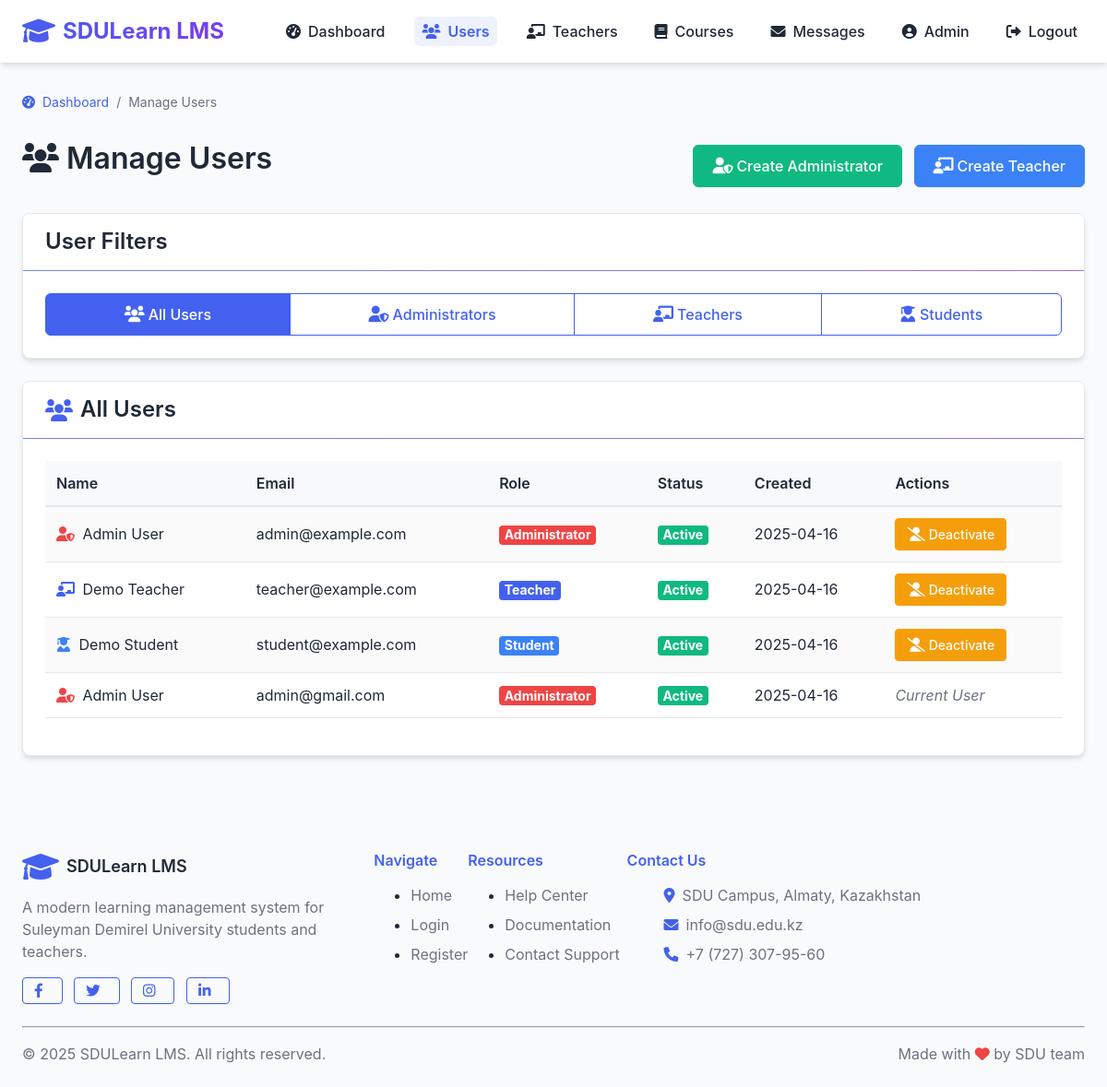
Screenshot of /admin/users (signed in) with the database file from the repository.
### lms/models/user.py (models this page shows, shortened)
class User(db.Model, UserMixin):
    __tablename__ = 'users'
    id = db.Column(db.Integer, primary_key=True)
    first_name = db.Column(db.String(50), nullable=False)
    last_name = db.Column(db.String(50), nullable=False)
    email = db.Column(db.String(120), unique=True, nullable=False)
    password_hash = db.Column(db.String(256), nullable=False)
    role_id = db.Column(db.Integer, db.ForeignKey('roles.id'), nullable=False)
    is_active = db.Column(db.Boolean, default=True)
    created_at = db.Column(db.DateTime, default=datetime.utcnow)
    updated_at = db.Column(db.DateTime, default=datetime.utcnow, onupdate=datetime.utcnow)
    certificate_path = db.Column(db.String(255), nullable=True, default=None)
    certificate_verified = db.Column(db.Boolean, nullable=True, default=False)
    certificate_submitted_at = db.Column(db.DateTime, nullable=True, default=None)
    created_courses = db.relationship('Course', backref='teacher', lazy='dynamic')
    enrollments = db.relationship('Enrollment', back_populates='student', lazy='dynamic')
    submissions = db.relationship('Submission', back_populates='student', lazy='dynamic')
    @property
    def password(self):
        raise AttributeError('Password is not a readable attribute')
    def is_admin(self):
        return self.role.name == 'admin'

### lms/routes/admin.py (the view)
@admin_bp.route('/users')
@login_required
@admin_required
def manage_users():
    role_filter = request.args.get('role', 'all')
    if role_filter == 'student':
        users = User.query.join(Role).filter(Role.name == 'student').all()
    elif role_filter == 'teacher':
        users = User.query.join(Role).filter(Role.name == 'teacher').all()
    elif role_filter == 'admin':
        users = User.query.join(Role).filter(Role.name == 'admin').all()
    else:
        users = User.query.all()
    return render_template('admin/users.html', users=users, current_filter=role_filter)

### app.py (called while the page is built)
@login_manager.user_loader
def load_user(user_id):
    return User.query.get(int(user_id))

### lms/routes/admin.py (called while the page is built)
def admin_required(f):
    @wraps(f)
    def decorated_function(*args, **kwargs):
        if not current_user.is_authenticated or not current_user.is_admin():
            flash('You do not have permission to access this page.', 'danger')
            return redirect(url_for('auth.login'))
        return f(*args, **kwargs)
    return decorated_function

### lms/templates/admin/users.html (shortened to what this page needs)
{% extends 'base.html' %}
{% block content %}
<div class="breadcrumb">
    <div class="breadcrumb-item"><a href="{{ url_for('admin.dashboard') }}"><i class="fas fa-tachometer-alt mr-1"></i> Dashboard</a></div>
    <div class="breadcrumb-item active">Manage Users</div>
</div>
<div class="d-flex justify-content-between align-items-center mb-4">
    <h1><i class="fas fa-users mr-2"></i>Manage Users</h1>
    <div>
        {% if current_filter == 'admin' or current_filter == 'all' %}
            <a href="{{ url_for('admin.create_admin') }}" class="btn btn-success mr-2">
                <i class="fas fa-user-shield mr-1"></i> Create Administrator
            </a>
        {% endif %}
        {% if current_filter == 'teacher' or current_filter == 'all' %}
            <a href="{{ url_for('admin.create_teacher') }}" class="btn btn-info">
                <i class="fas fa-chalkboard-teacher mr-1"></i> Create Teacher
            </a>
        {% endif %}
    </div>
</div>
<div class="card mb-4">
    <div class="card-header bg-primary text-white">
        <div class="d-flex justify-content-between align-items-center">
            <h3 class="mb-0">User Filters</h3>
        </div>
    </div>
    <div class="card-body">
        <div class="btn-group btn-group-lg w-100">
            <a href="{{ url_for('admin.manage_users', role='all') }}" class="btn {% if current_filter == 'all' %}btn-primary{% else %}btn-outline-primary{% endif %}">
                <i class="fas fa-users mr-1"></i> All Users
            </a>
            <a href="{{ url_for('admin.manage_users', role='admin') }}" class="btn {% if current_filter == 'admin' %}btn-primary{% else %}btn-outline-primary{% endif %}">
                <i class="fas fa-user-shield mr-1"></i> Administrators
            </a>
            <a href="{{ url_for('admin.manage_users', role='teacher') }}" class="btn {% if current_filter == 'teacher' %}btn-primary{% else %}btn-outline-primary{% endif %}">
                <i class="fas fa-chalkboard-teacher mr-1"></i> Teachers
            </a>
            <a href="{{ url_for('admin.manage_users', role='student') }}" class="btn {% if current_filter == 'student' %}btn-primary{% else %}btn-outline-primary{% endif %}">
                <i class="fas fa-user-graduate mr-1"></i> Students
            </a>
        </div>
    </div>
</div>
<div class="card">
    <div class="card-header">
        <h3 class="mb-0">
            {% if current_filter == 'admin' %}
                <i class="fas fa-user-shield mr-2"></i>Administrators
            {% elif current_filter == 'teacher' %}
                <i class="fas fa-chalkboard-teacher mr-2"></i>Teachers
            {% elif current_filter == 'student' %}
                <i class="fas fa-user-graduate mr-2"></i>Students
            {% else %}
                <i class="fas fa-users mr-2"></i>All Users
            {% endif %}
        </h3>
    </div>
    <div class="card-body">
        {% if users %}
            <div class="table-responsive">
                <table class="table table-striped">
                    <thead class="thead-light">
                        <tr>
                            <th>Name</th>
                            <th>Email</th>
                            <th>Role</th>
                            <th>Status</th>
                            <th>Created</th>
                            <th>Actions</th>
                        </tr>
                    </thead>
                    <tbody>
                        {% for user in users %}
                        <tr>
                            <td>
                                {% if user.role.name == 'admin' %}
                                    <i class="fas fa-user-shield text-danger mr-1"></i>
                                {% elif user.role.name == 'teacher' %}
                                    <i class="fas fa-chalkboard-teacher text-primary mr-1"></i>
                                {% else %}
                                    <i class="fas fa-user-graduate text-info mr-1"></i>
                                {% endif %}
                                {{ user.first_name }} {{ user.last_name }}
                            </td>
                            <td>{{ user.email }}</td>
                            <td>
                                {% if user.role.name == 'admin' %}
                                    <span class="badge badge-danger">Administrator</span>
                                {% elif user.role.name == 'teacher' %}
                                    <span class="badge badge-primary">Teacher</span>
                                {% else %}
                                    <span class="badge badge-info">Student</span>
                                {% endif %}
                            </td>
                            <td>
                                {% if user.is_active %}
                                    <span class="badge badge-success">Active</span>
                                {% else %}
                                    <span class="badge badge-danger">Inactive</span>
                                {% endif %}
                            </td>
                            <td>{% if user.created_at %}{{ user.created_at.strftime('%Y-%m-%d') }}{% else %}N/A{% endif %}</td>
                            <td>
                                {% if user.id != current_user.id %}
                                    {% if user.is_active %}
                                        <a href="{{ url_for('admin.toggle_user_status', user_id=user.id) }}"
                                           class="btn btn-sm btn-warning"
                                           onclick="return confirm('Are you sure you want to deactivate this user?')">
                                            <i class="fas fa-user-slash mr-1"></i> Deactivate
                                        </a>
                                    {% else %}
                                        <a href="{{ url_for('admin.toggle_user_status', user_id=user.id) }}"
                                           class="btn btn-sm btn-success"
                                           onclick="return confirm('Are you sure you want to activate this user?')">
                                            <i class="fas fa-user-check mr-1"></i> Activate
                                        </a>
                                    {% endif %}
                                {% else %}
                                    <span class="text-muted"><i>Current User</i></span>
                                {% endif %}
                            </td>
                        </tr>
                        {% endfor %}
                    </tbody>
                </table>
            </div>
        {% else %}
            <div class="alert alert-info">
                <i class="fas fa-info-circle mr-1"></i> No users found matching the selected criteria.
            </div>
        {% endif %}
    </div>
</div>
{% endblock %}

### lms/templates/base.html (shortened to what this page needs)
<!DOCTYPE html>
<html lang="en">
<head>
    <link rel="stylesheet" href="{{ url_for('static', filename='css/styles.css') }}">
    <link rel="stylesheet" href="https://cdnjs.cloudflare.com/ajax/libs/font-awesome/6.0.0-beta3/css/all.min.css">
</head>
<body>
    <nav class="navbar">
        <div class="container navbar-container">
            <a href="/" class="navbar-logo">
                <i class="fas fa-graduation-cap"></i> SDULearn LMS
            </a>
            <ul class="navbar-links" id="navbar-links">
                {% if current_user.is_authenticated %}
                    {% if current_user.is_admin() %}
                        <li><a href="{{ url_for('admin.dashboard') }}" {% if request.path.startswith('/admin/dashboard') %}class="active"{% endif %}><i class="fas fa-tachometer-alt"></i> Dashboard</a></li>
                        <li><a href="{{ url_for('admin.manage_users') }}" {% if request.path.startswith('/admin/users') %}class="active"{% endif %}><i class="fas fa-users"></i> Users</a></li>
                        <li><a href="{{ url_for('admin.manage_teachers') }}" {% if request.path.startswith('/admin/teachers') %}class="active"{% endif %}><i class="fas fa-chalkboard-teacher"></i> Teachers</a></li>
                        <li><a href="{{ url_for('admin.manage_courses') }}" {% if request.path.startswith('/admin/courses') %}class="active"{% endif %}><i class="fas fa-book"></i> Courses</a></li>
                        <li><a href="{{ url_for('messages.inbox') }}" {% if request.path.startswith('/messages') %}class="active"{% endif %}><i class="fas fa-envelope"></i> Messages
                        </a></li>
                    {% endif %}
                    <li><a href="{{ url_for('auth.profile') }}" {% if request.path.startswith('/auth/profile') %}class="active"{% endif %}><i class="fas fa-user-circle"></i> {{ current_user.first_name }}</a></li>
                    <li><a href="{{ url_for('auth.logout') }}"><i class="fas fa-sign-out-alt"></i> Logout</a></li>
                {% endif %}
            </ul>
        </div>
    </nav>
    <div class="container py-4">
        {% block content %}{% endblock %}
    </div>
    <footer class="bg-white py-4 mt-5 border-top">
        <div class="container">
            <div class="row">
                <div class="col-md-4">
                    <div class="d-flex align-items-center mb-3">
                        <i class="fas fa-graduation-cap text-primary mr-2" style="font-size: 2rem;"></i>
                        <h5 class="mb-0">SDULearn LMS</h5>
                    </div>
                    <p class="text-muted">A modern learning management system for Suleyman Demirel University students and teachers.</p>
                    <div class="mt-3">
                        <a href="#" class="btn btn-sm btn-outline-primary mr-2"><i class="fab fa-facebook-f"></i></a>
                        <a href="#" class="btn btn-sm btn-outline-primary mr-2"><i class="fab fa-twitter"></i></a>
                        <a href="#" class="btn btn-sm btn-outline-primary mr-2"><i class="fab fa-instagram"></i></a>
                        <a href="#" class="btn btn-sm btn-outline-primary"><i class="fab fa-linkedin-in"></i></a>
                    </div>
                </div>
                <div class="col-md-2">
                    <h6 class="mb-3 text-primary">Navigate</h6>
                    <ul class="list-unstyled">
                        <li class="mb-2"><a href="/" class="text-muted">Home</a></li>
                        <li class="mb-2"><a href="/auth/login" class="text-muted">Login</a></li>
                        <li class="mb-2"><a href="/auth/register" class="text-muted">Register</a></li>
                    </ul>
                </div>
                <div class="col-md-2">
                    <h6 class="mb-3 text-primary">Resources</h6>
                    <ul class="list-unstyled">
                        <li class="mb-2"><a href="#" class="text-muted">Help Center</a></li>
                        <li class="mb-2"><a href="#" class="text-muted">Documentation</a></li>
                        <li class="mb-2"><a href="#" class="text-muted">Contact Support</a></li>
                    </ul>
                </div>
                <div class="col-md-4">
                    <h6 class="mb-3 text-primary">Contact Us</h6>
                    <ul class="list-unstyled">
                        <li class="mb-2 d-flex align-items-center">
                            <i class="fas fa-map-marker-alt text-primary mr-2"></i>
                            <span class="text-muted">SDU Campus, Almaty, Kazakhstan</span>
                        </li>
                        <li class="mb-2 d-flex align-items-center">
                            <i class="fas fa-envelope text-primary mr-2"></i>
                            <span class="text-muted">info@sdu.edu.kz</span>
                        </li>
                        <li class="mb-2 d-flex align-items-center">
                            <i class="fas fa-phone text-primary mr-2"></i>
                            <span class="text-muted">+7 (727) 307-95-60</span>
                        </li>
                    </ul>
                </div>
            </div>
            <hr class="mt-4 mb-3">
            <div class="d-flex justify-content-between align-items-center">
                <p class="mb-0 text-muted">© 2025 SDULearn LMS. All rights reserved.</p>
                <p class="mb-0 text-muted">Made with <i class="fas fa-heart text-danger"></i> by SDU team</p>
            </div>
        </div>
    </footer>
</body>
</html>

### rows the page displays
User: first_name "Admin", last_name "User", email "admin@gmail.com", shows "Administrator", is_active "Active", created_at "2025-04-16", shows "Current User"
User: first_name "Admin", last_name "User", email "admin@example.com", shows "Administrator", is_active "Active", created_at "2025-04-16"
User: first_name "Demo", last_name "Teacher", email "teacher@example.com", is_active "Active", created_at "2025-04-16"
User: first_name "Demo", last_name "Student", email "student@example.com", is_active "Active", created_at "2025-04-16"
